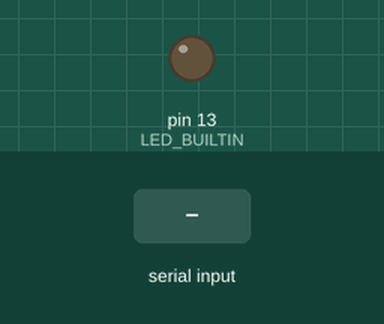
The sketch below on a simulated Arduino Uno, built with avr-gcc and run on an emulated ATmega328P. Shown: output pins drawn as LEDs (lit = HIGH). The inputs (shaded band) are chosen by the test bench.

Above: at 1.2 s.
1.3 s: "90,45\n" received over Serial
At 1.7 s:
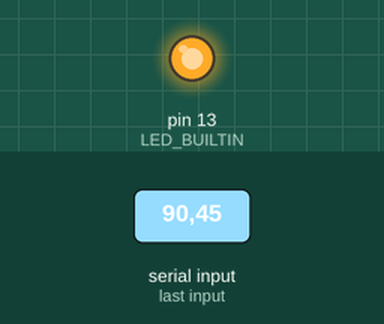
Timing chart, 0 to 11.8 s (numbered marks = the images above; inputs shaded):
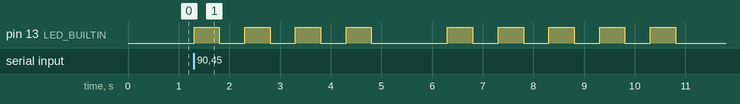

Measured:
- after the input at 1.3 s, pin 13 (LED_BUILTIN): goes 3 × (HIGH 0.50 s, LOW 0.50 s), HIGH 0.50 s, LOW 1.5 s, 4 × (HIGH 0.50 s, LOW 0.50 s), HIGH 0.50 s, then LOW, starting at once

The sketch:

test.ino
```cpp
void setup() {
  // Start serial communication
  Serial.begin(9600);

  // Set up built-in LED pin as output
  pinMode(LED_BUILTIN, OUTPUT);
}

void loop() {
  // Check if data is available to read
  if (Serial.available() > 0) {
    // Read the incoming byte
    char received = Serial.read();

    // Convert char to int
    int number = received - '0';

    // Validate the received number (1-5)
    if (number >= 1 && number <= 5) {
      // Blink LED according to the number received
      for (int i = 0; i < number; i++) {
        digitalWrite(LED_BUILTIN, HIGH);
        delay(500);  // On for 500ms
        digitalWrite(LED_BUILTIN, LOW);
        delay(500);  // Off for 500ms
      }
      // Additional delay between sequences
      delay(1000);
    }
  }
}
```
